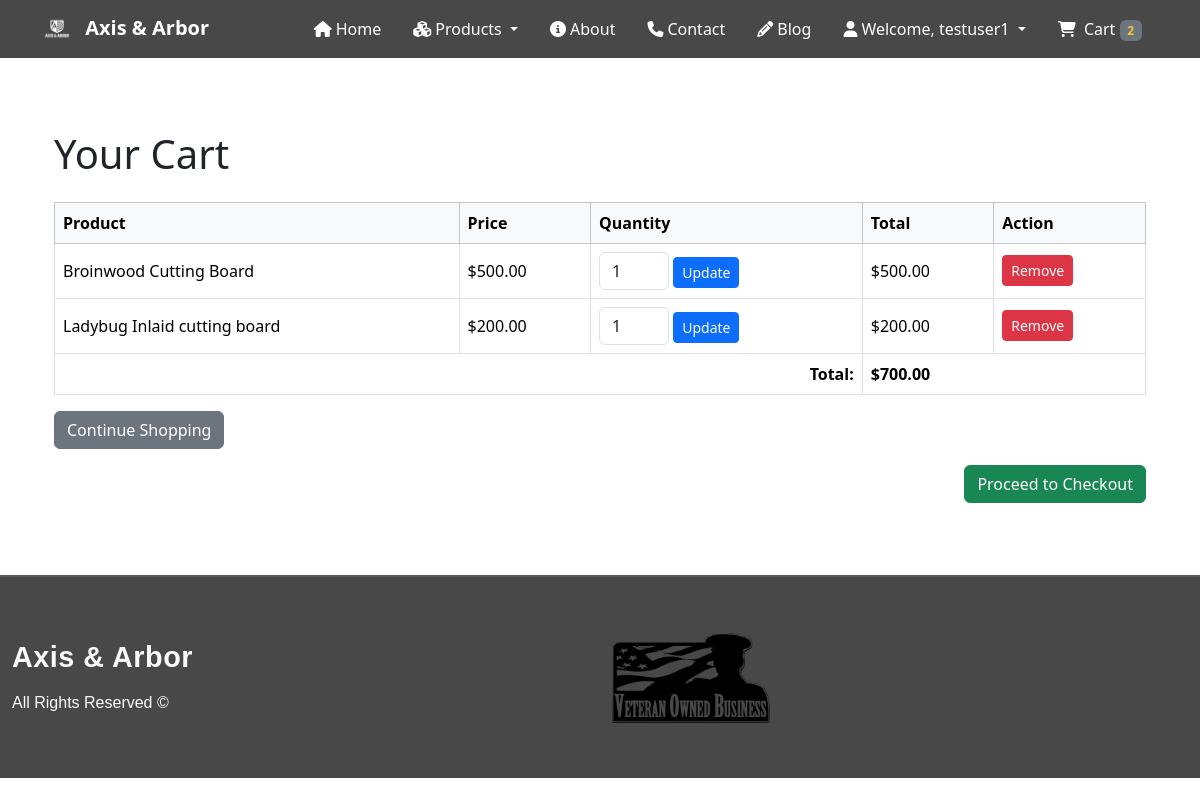
Page /cart/ (signed in) on the earlier database version.
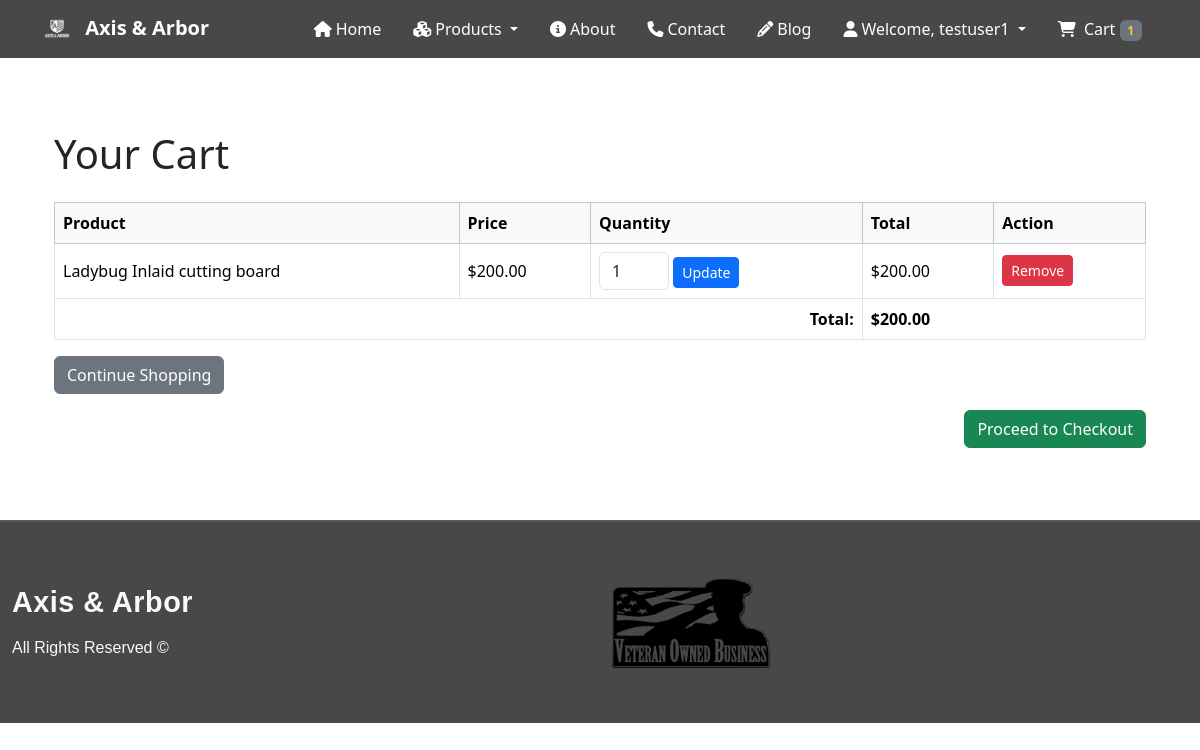
Same page on the later database version.
### cart/models.py (models this page shows, shortened)
class CartItem(models.Model):
    cart = models.ForeignKey(Cart, related_name='items', on_delete=models.CASCADE)
    product = models.ForeignKey(Product, on_delete=models.CASCADE)
    quantity = models.PositiveIntegerField(default=1)
    def total_price(self):
        return self.product.price * self.quantity

### store/models.py (models this page shows, shortened)
class Product(models.Model):
    image = models.ImageField(upload_to='product_images/')
    name = models.CharField(max_length=100)
    description = models.TextField()
    price = models.DecimalField(max_digits=10, decimal_places=2)
    stock = models.IntegerField()

### cart/views.py (the view)
# urls.py: path('', views.view_cart, name='view_cart'),
def view_cart(request):
    cart = get_cart(request) if request.user.is_authenticated else None
    items = cart.items.all() if cart else []
    total = sum(item.total_price() for item in items)
    return render(request, 'cart/view_cart.html', {'cart': cart, 'items': items, 'total': total})

### cart/context_processors.py (called while the page is built)
def cart_total(request):
    total_items = 0
    if request.user.is_authenticated:
        cart, _ = Cart.objects.get_or_create(user=request.user)
        total_items = sum(item.quantity for item in cart.items.all())
    return {'cart_total_items': total_items}

### cart/views.py (called while the page is built)
def get_cart(request):
    if request.user.is_authenticated:
        cart, _ = Cart.objects.get_or_create(user=request.user)
        return cart
    else:
        if 'cart' not in request.session:
            request.session['cart'] = {}  # product_id -> quantity
        return request.session['cart']

### cart/templates/cart/view_cart.html (shortened to what this page needs)
{% extends "base.html" %}
{% load static %}
{% block content %}
<div class="container py-5">
    <h1 class="mb-4">Your Cart</h1>
    {% if items %}
    <table class="table table-bordered align-middle">
        <thead class="table-light">
            <tr>
                <th>Product</th>
                <th>Price</th>
                <th>Quantity</th>
                <th>Total</th>
                <th>Action</th>
            </tr>
        </thead>
        <tbody>
            {% for item in items %}
            <tr>
                <td>{{ item.product.name }}</td>
                <td>${{ item.product.price }}</td>
                <td>
                    <form method="POST" action="{% url 'cart:update_quantity' item.id %}">
                        <input type="number" name="quantity" value="{{ item.quantity }}" min="1"
                            class="form-control d-inline-block" style="width: 70px;">
                        <button class="btn btn-sm btn-primary">Update</button>
                    </form>
                </td>
                <td>${{ item.total_price }}</td>
                <td>
                    <a href="{% url 'cart:remove_from_cart' item.id %}" class="btn btn-sm btn-danger">Remove</a>
                </td>
            </tr>
            {% endfor %}
        </tbody>
        <tfoot>
            <tr>
                <th colspan="3" class="text-end">Total:</th>
                <th colspan="2">${{ total }}</th>
            </tr>
        </tfoot>
    </table>
    <a href="{% url 'product_list' %}" class="btn btn-secondary">Continue Shopping</a>
    <div class="text-end mt-3">
        <a href="{% url 'cart:checkout' %}" class="btn btn-success">Proceed to Checkout</a>
    </div>
    {% else %}
    <p>Your cart is empty.</p>
    <a href="{% url 'product_list' %}" class="btn btn-primary">Shop Now</a>
    {% endif %}
</div>
{% endblock %}

### templates/base.html (shortened to what this page needs)
<!DOCTYPE html>
<html lang="en">
<head>
    <link href="https://cdn.jsdelivr.net/npm/bootstrap@5.3.3/dist/css/bootstrap.min.css" rel="stylesheet"
>
    <link rel="stylesheet" href="https://cdnjs.cloudflare.com/ajax/libs/font-awesome/6.7.1/css/all.min.css">
</head>
<body>
    {% include 'navbar.html' with request=request %}
    <main class="container my-4">
        {% block content %}{% endblock %}
    </main>
    {% include 'footer.html' %}
</body>
</html>

### templates/navbar.html (shortened to what this page needs)
{% load static %}
<link rel="stylesheet" href="{% static 'css/navbar.css' %}">
<nav class="navbar navbar-expand-lg navbar-dark ">
    <div class="container">
        <a class="navbar-brand fw-bold me-4" href="{% url 'home' %}">
            <img src="{% static 'images/white-logo.png' %}" alt="Axis & Arbor Logo" width="30" height="30"
                class="d-inline-block me-2">
            Axis & Arbor
        </a>
        <div class="collapse navbar-collapse" id="navbarCollapse">
            <ul class="navbar-nav ms-auto mb-2 mb-lg-0">
                {% with request.resolver_match.url_name|default_if_none:'' as current_url %}
                <li class="nav-item mx-2">
                    <a class="nav-link {% if current_url == 'home' or request.path == '/' %}active{% endif %}"
                        href="{% url 'home' %}">
                        <i class="fa fa-home me-1"></i>Home
                    </a>
                </li>
                <li class="nav-item dropdown mx-2">
                    <a class="nav-link dropdown-toggle {% if current_url in 'product_list cutting_boards woodworking printing' %}active{% endif %}"
                        href="{% url 'product_list' %}" id="productsDropdown" role="button" data-bs-toggle="dropdown"
                        aria-expanded="false">
                        <i class="fa fa-cubes me-1"></i>Products
                    </a>
                </li>
                <li class="nav-item mx-2">
                    <a class="nav-link {% if current_url == 'about' %}active{% endif %}" href="{% url 'about' %}">
                        <i class="fa fa-info-circle me-1"></i>About
                    </a>
                </li>
                <li class="nav-item mx-2">
                    <a class="nav-link {% if current_url == 'contact' %}active{% endif %}" href="{% url 'contact' %}">
                        <i class="fa fa-phone me-1"></i>Contact
                    </a>
                </li>
                <li class="nav-item mx-2">
                    <a class="nav-link {% if current_url == 'blog' %}active{% endif %}" href="{% url 'blog_list' %}">
                        <i class="fa fa-pencil me-1"></i>Blog
                    </a>
                </li>
                {% endwith %}
                {% if user.is_authenticated %}
                <li class="nav-item dropdown mx-2">
                    <a class="nav-link dropdown-toggle" href="#" id="userDropdown" role="button"
                        data-bs-toggle="dropdown" aria-expanded="false">
                        <i class="fa fa-user me-1"></i>Welcome, {{ user.username }}
                    </a>
                </li>
                <li class="nav-item mx-2">
                    <a class="nav-link" href="{% url 'cart:view_cart' %}">
                        <i class="fa fa-shopping-cart me-1"></i>
                        Cart
                        {% if cart_total_items > 0 %}
                        <span class="badge bg-secondary {% if cart_total_items > 0 %}cart-count{% endif %}">
                            {{ cart_total_items }}
                        </span>
                        {% endif %}
                    </a>
                </li>
                {% endif %}
            </ul>
        </div>
    </div>
</nav>

### templates/footer.html (shortened to what this page needs)
{% load static %}
<link rel="stylesheet" href="{% static 'css/footer.css' %}">
<link rel="stylesheet" href="https://cdnjs.cloudflare.com/ajax/libs/font-awesome/6.5.0/css/all.min.css">
<footer class="site-footer text-light">
    <div class="footer-content container py-5">
        <div class="row gy-4 text-center text-md-start align-items-center">
            <div class="col-12 col-md-6">
                <h5 class="fw-bold mb-3">Axis & Arbor</h5>
                <p class="mb-0">All Rights Reserved © {{ now|date:"Y" }}</p>
            </div>
            <div class="col-12 col-md-6">
                    <img class="me-2 vob-icon" src="{% static 'images/vob.png' %}" alt="Veteran Owned Business">
            </div>
        </div>
    </div>
</footer>

### static/css/navbar.css (style rules this page uses)
.navbar { display: flex; flex-direction: row; background-color: #484848; justify-content: space-evenly !important; }
.navbar .navbar-nav .nav-link { color: #fff; transition: color 0.3s ease; }
.cart-count { color: #fbc531 !important; font-weight: 600; }

### static/css/footer.css (style rules this page uses)
.site-footer { background-color: #484848; color: #fff; font-family: 'Poppins', sans-serif; border-top: 2px solid rgba(255, 255, 255, 0.1); width: 100%; padding-top: 8px; padding-bottom: 7px; margin-top: 20px; }
.vob-icon { height: 90px; vertical-align: middle; margin-right: 8px; }
.site-footer h5 { letter-spacing: 0.5px; font-size: 1.8rem; margin-bottom: 15px; }
.site-footer p { font-size: 1rem; margin-bottom: 0; }
.footer-content { max-width: 1200px; }

Differences in the rows shown:
removed CartItem: product.name "Broinwood Cutting Board", product.price "500.00", quantity "1", total_price "500.00"
Other differences:
{{ cart_total_items }}: "2" → "1"
{{ total }}: "700.00" → "200.00"
